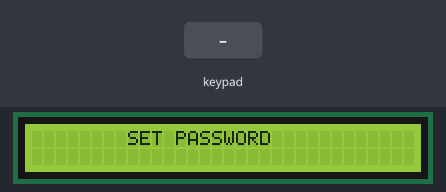
Recording of a sketch running on a simulated Arduino Uno, built with avr-gcc and run on an emulated ATmega328P. On the bench: 32×2 character LCD. The inputs (shaded band) are chosen by the test bench.

Above: at 1.2 s.
1.3 s: keypad keys 8 7 6 1 3 # pressed 0.4 s apart
At 4.8 s:
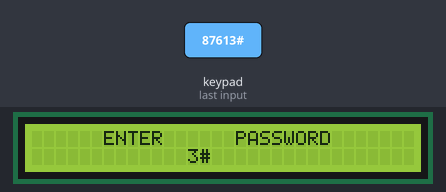
5.2 s: key '1' pressed
6.7 s: keypad keys 8 7 6 1 3 * pressed 0.4 s apart
At 9.7 s:
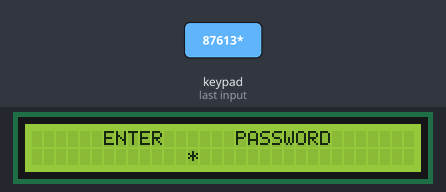
10.6 s: key '2' pressed
At 11.8 s:
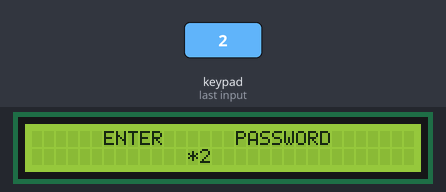
12.1 s: keypad keys 8 7 6 1 3 pressed 0.4 s apart
At 14.9 s:
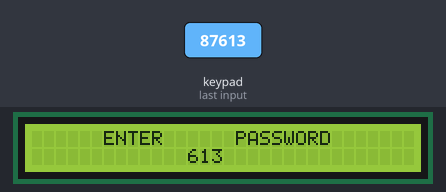
15.6 s: keypad keys 1 3 9 7 2 # pressed 0.4 s apart
At 18.8 s:
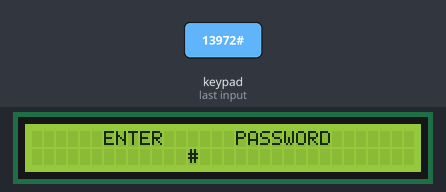
Timing chart, 0 to 20.3 s (numbered marks = the images above; inputs shaded):
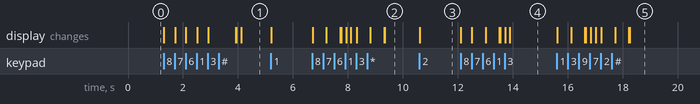

Measured:
- after the input at 1.3 s, the display: first changes at once (image 1 shows a later state)
- after the input at 6.7 s, the display: first changes at once (image 2 shows a later state)
- after the input at 10.6 s, the display: changes at once (image 3)
- after the input at 12.1 s, the display: first changes at once (image 4 shows a later state)
- after the input at 15.6 s, the display: first changes at once (image 5 shows a later state)

The sketch:

lcdkpd.ino
```cpp
#include <LiquidCrystal.h>
#include <Keypad.h>
char data[8];
char msd[4]={'*','*','*','*'};
int i=0,t=4,q=1;;
LiquidCrystal  lcd(12, 11, 5, 4, 3, 2);
const byte ROWS = 4; //four rows
const byte COLS = 3; //four columns
//define the cymbols on the buttons of the keypads
char keys[ROWS][COLS] = {
  {'1','2','3'},
  {'4','5','6'},
  {'7','8','9'},
  {'0','*','#'}
};
byte rowPins[ROWS] = {8, 7, 6, 13}; //connect to the row pinouts of the keypad
byte colPins[COLS] = {9, 0, 10}; //connect to the column pinouts of the keypad

//initialize an instance of class NewKeypad
Keypad kpd = Keypad( makeKeymap(keys), rowPins,colPins, ROWS, COLS );
void delet(){
  lcd.setCursor(13, 1);
      for(int j=4;j<8;j++)
        {
       lcd.print(data[j]=0);
         }
}

void repeat()
{  lcd.setCursor(13, 1);
 for(int j=4;j<8;j++)
 {
  lcd.print(data[j]);
  }

  if(i<4)
{ lcd.setCursor(8, 0);
 lcd.print("SET PASSWORD");}

 if(i==4)
  {
    if (q==5)
  {
    lcd.setCursor(0, 0);
 lcd.print("  YOUR PASSWORD HAVE BEEN SET   ");
 delay(400);
 delet();
 delay(1000);
 lcd.clear();
 q++;
 }
 if (q>=6){
    lcd.setCursor(4, 0);
 lcd.print("  ENTER      PASSWORD  ");
 }
 }
// lcd.print(millis() / 1000);
/*==============================================================*/
if(q>7){
 if(i<=9)
 {

 /*==============================================================*/
 lcd.setCursor(0, 0);
 // IF PASSWORD  MATCHED
 if(t==8){
  if(data[4]==data[0]&&data[5]==data[1]&&data[6]==data[2]&&data[7]==data[3])
   {delay(500);
    delet();
      {lcd.setCursor(4, 0);
        lcd.print("    PASSWORD     MATCHED  ");
      delay(500);
      lcd.setCursor(4, 0);
       lcd.print("                           ");
      lcd.setCursor(4, 0);
       lcd.print("       WELCOME!           ");
      delay(1500);
       lcd.setCursor(4, 0);
       lcd.print("                             ");
      }

    }
  }

  // lcd.setCursor(25, 1);
    // lcd.print(q );
     //  lcd.print(t);
/*==============================================================*/
 if(t==8)
 {
  t=4;

  /*==============================================================*/
  // IF PASSWORD NOT MATCHE
   if(data[4]!=0||data[5]!=0||data[6]!=0||data[7]!=0)
     { delay(500);
     delet();
      lcd.setCursor(0, 0);
      lcd.print("     ACCESS DENIED DENIED        ");
     delay(500);
     lcd.setCursor(0, 0);
     lcd.print("                              ");}
/*==============================================================*/
 }
/*==============================================================*/

}

}
if(q==6){delet();q++; t=4;}

}


void setup()
{
 Serial.begin(9600);
 lcd.begin(32,2);
 lcd.clear();
 lcd.setCursor(2,0);

}

void loop() {

  char key = kpd.getKey();

  if(i<4){

  if (key){
    lcd.setCursor(1, 0);
    data[i]=key;
  //  lcd.print(data[i]);
     i++;


    }
  }
  if(t>=4){
  if (key){
    lcd.setCursor(1, 0);
    data[t]=key;
  //  lcd.print(data[i]);
     t++;
      q++;
    }

 // w();
  }//lcd.setCursor(25, 1);
     //lcd.print(q );
repeat();


}
```
